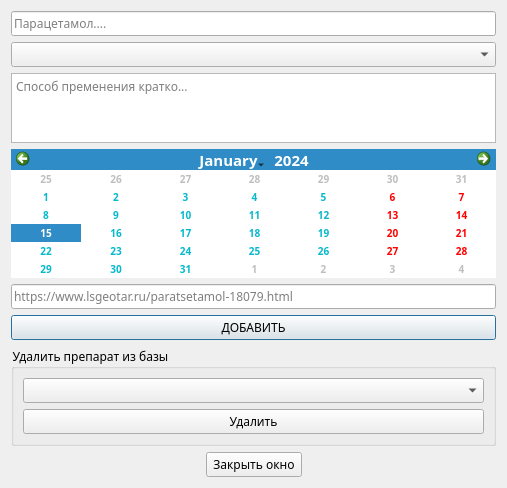
<?xml version="1.0" encoding="UTF-8"?>
<ui version="4.0">
 <class>Dialog</class>
 <widget class="QDialog" name="Dialog">
  <property name="windowModality">
   <enum>Qt::NonModal</enum>
  </property>
  <property name="geometry">
   <rect>
    <x>0</x>
    <y>0</y>
    <width>472</width>
    <height>465</height>
   </rect>
  </property>
  <property name="maximumSize">
   <size>
    <width>472</width>
    <height>16777215</height>
   </size>
  </property>
  <property name="windowTitle">
   <string>Настройки товара</string>
  </property>
  <property name="styleSheet">
   <string notr="true">QWidget {
	font-family: Rubik;
}</string>
  </property>
  <layout class="QVBoxLayout" name="verticalLayout_2">
   <item>
    <layout class="QVBoxLayout" name="verticalLayout">
     <item>
      <widget class="QLineEdit" name="lineEdit">
       <property name="toolTip">
        <string>Название</string>
       </property>
       <property name="inputMask">
        <string/>
       </property>
       <property name="placeholderText">
        <string>Парацетамол....</string>
       </property>
      </widget>
     </item>
     <item>
      <widget class="QComboBox" name="comboBox">
       <property name="toolTip">
        <string>Лекарственная форма препарата</string>
       </property>
       <property name="currentIndex">
        <number>-1</number>
       </property>
       <item>
        <property name="text">
         <string>ЖИДКОЕ (капли, настойка, настои, сироп, суспензия, эмульсия)</string>
        </property>
       </item>
       <item>
        <property name="text">
         <string>ТВЕРДОЕ (капсула, таблетка, порошки, гранулы, драже, карамель, карандаш)</string>
        </property>
       </item>
       <item>
        <property name="text">
         <string>МЯГКОЕ (крем, мазь, гель, суппозитории, паста)</string>
        </property>
       </item>
       <item>
        <property name="text">
         <string>АЭРОЗОЛЬ</string>
        </property>
       </item>
      </widget>
     </item>
     <item>
      <widget class="QTextEdit" name="textEdit">
       <property name="toolTip">
        <string>Способ пременения и дозы</string>
       </property>
       <property name="placeholderText">
        <string>Способ пременения кратко...</string>
       </property>
      </widget>
     </item>
     <item>
      <widget class="QCalendarWidget" name="calendarWidget">
       <property name="sizePolicy">
        <sizepolicy hsizetype="Preferred" vsizetype="Fixed">
         <horstretch>0</horstretch>
         <verstretch>0</verstretch>
        </sizepolicy>
       </property>
       <property name="toolTip">
        <string>Срок годности</string>
       </property>
       <property name="layoutDirection">
        <enum>Qt::LeftToRight</enum>
       </property>
       <property name="autoFillBackground">
        <bool>true</bool>
       </property>
       <property name="styleSheet">
        <string notr="true">QCalendarWidget QToolButton {
height:14px;
font-size:15px;
icon-size:16px,16px;
}

QCalendarWidget QAbstractItemView:enabled {
font-size:10px;
font-weight: bold;
color:#05B8CC;

}</string>
       </property>
       <property name="inputMethodHints">
        <set>Qt::ImhNone</set>
       </property>
       <property name="firstDayOfWeek">
        <enum>Qt::Monday</enum>
       </property>
       <property name="gridVisible">
        <bool>false</bool>
       </property>
       <property name="selectionMode">
        <enum>QCalendarWidget::SingleSelection</enum>
       </property>
       <property name="horizontalHeaderFormat">
        <enum>QCalendarWidget::NoHorizontalHeader</enum>
       </property>
       <property name="verticalHeaderFormat">
        <enum>QCalendarWidget::NoVerticalHeader</enum>
       </property>
       <property name="navigationBarVisible">
        <bool>true</bool>
       </property>
       <property name="dateEditEnabled">
        <bool>false</bool>
       </property>
      </widget>
     </item>
     <item>
      <widget class="QLineEdit" name="lineEdit_2">
       <property name="toolTip">
        <string>ссылка на инструкцию или лекарство</string>
       </property>
       <property name="placeholderText">
        <string>https://www.lsgeotar.ru/paratsetamol-18079.html</string>
       </property>
      </widget>
     </item>
     <item>
      <widget class="QPushButton" name="pushButton">
       <property name="text">
        <string>ДОБАВИТЬ</string>
       </property>
      </widget>
     </item>
    </layout>
   </item>
   <item>
    <layout class="QVBoxLayout" name="verticalLayout_3">
     <item>
      <widget class="QGroupBox" name="groupBox">
       <property name="title">
        <string>Удалить препарат из базы</string>
       </property>
       <property name="flat">
        <bool>false</bool>
       </property>
       <property name="checkable">
        <bool>false</bool>
       </property>
       <layout class="QVBoxLayout" name="verticalLayout_4">
        <item>
         <widget class="QComboBox" name="comboBox_2"/>
        </item>
        <item>
         <widget class="QPushButton" name="pushButton_2">
          <property name="text">
           <string>Удалить</string>
          </property>
         </widget>
        </item>
       </layout>
      </widget>
     </item>
    </layout>
   </item>
   <item>
    <layout class="QHBoxLayout" name="horizontalLayout">
     <item>
      <spacer name="horizontalSpacer">
       <property name="orientation">
        <enum>Qt::Horizontal</enum>
       </property>
       <property name="sizeHint" stdset="0">
        <size>
         <width>40</width>
         <height>20</height>
        </size>
       </property>
      </spacer>
     </item>
     <item>
      <widget class="QPushButton" name="pushButton_3">
       <property name="text">
        <string> Закрыть окно </string>
       </property>
      </widget>
     </item>
     <item>
      <spacer name="horizontalSpacer_2">
       <property name="orientation">
        <enum>Qt::Horizontal</enum>
       </property>
       <property name="sizeHint" stdset="0">
        <size>
         <width>40</width>
         <height>20</height>
        </size>
       </property>
      </spacer>
     </item>
    </layout>
   </item>
  </layout>
 </widget>
 <resources>
  <include location="res.qrc"/>
 </resources>
 <connections/>
</ui>
